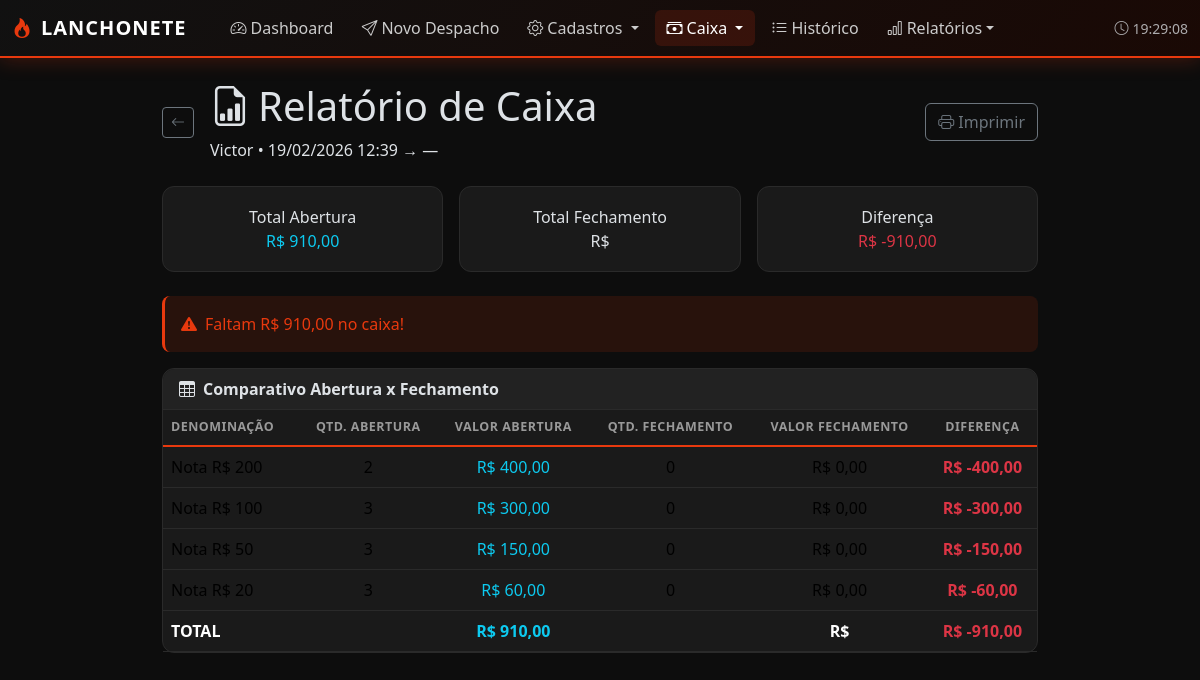
The page /caixa/1/relatorio/ on the database its author committed.
### caixa/models.py (models this page shows, shortened)
class Caixa(models.Model):
    STATUS_CHOICES = [
        ('aberto', 'Aberto'),
        ('fechado', 'Fechado'),
    ]
    data_abertura = models.DateTimeField(default=timezone.now)
    data_fechamento = models.DateTimeField(null=True, blank=True)
    responsavel = models.CharField(max_length=100, default='Operador')
    status = models.CharField(max_length=10, choices=STATUS_CHOICES, default='aberto')
    observacoes = models.TextField(blank=True)
    total_abertura = models.DecimalField(max_digits=12, decimal_places=2, default=0)
    total_fechamento = models.DecimalField(max_digits=12, decimal_places=2, null=True, blank=True)
    class Meta:
        verbose_name = 'Caixa'
        verbose_name_plural = 'Caixas'
        ordering = ['-data_abertura']

### caixa/views.py (the view)
# urls.py: path('<int:pk>/relatorio/', views.caixa_relatorio, name='relatorio'),
def caixa_relatorio(request, pk):
    caixa = get_object_or_404(Caixa, pk=pk)
    contas_abertura = list(caixa.contas.filter(tipo='abertura'))
    contas_fechamento = list(caixa.contas.filter(tipo='fechamento'))
    abertura_map = {c.denominacao: c for c in contas_abertura}
    fechamento_map = {c.denominacao: c for c in contas_fechamento}
    comparacao = []
    for cod, label, valor in DENOMINACOES:
        a = abertura_map.get(cod)
        f = fechamento_map.get(cod)
        if a or f:
            qtd_a = a.quantidade if a else 0
            qtd_f = f.quantidade if f else 0
            comparacao.append({
                'label': label,
                'valor': valor,
                'qtd_abertura': qtd_a,
                'qtd_fechamento': qtd_f,
                'sub_abertura': qtd_a * valor,
                'sub_fechamento': qtd_f * valor,
                'diferenca': (qtd_f - qtd_a) * valor,
            })
    diferenca = (caixa.total_fechamento or 0) - caixa.total_abertura
    context = {
        'caixa': caixa,
        'comparacao': comparacao,
        'diferenca': diferenca,
    }
    return render(request, 'caixa/relatorio.html', context)

### templates/caixa/relatorio.html (shortened to what this page needs)
{% extends 'base.html' %}
{% block nav_caixa %}active{% endblock %}
{% block content %}
<div class="container py-4" style="max-width:900px">
    <div class="d-flex align-items-center gap-3 mb-4">
        <a href="{% url 'caixa:lista' %}" class="btn btn-sm btn-outline-secondary"><i class="bi bi-arrow-left"></i></a>
        <div class="flex-grow-1">
            <h1 class="page-title"><i class="bi bi-file-earmark-bar-graph me-2" style="color:var(--vermelho)"></i>Relatório de Caixa</h1>
            <p class="page-subtitle mb-0">{{ caixa.responsavel }} &bull; {{ caixa.data_abertura|date:"d/m/Y H:i" }} → {% if caixa.data_fechamento %}{{ caixa.data_fechamento|date:"H:i" }}{% else %}—{% endif %}</p>
        </div>
        <button onclick="window.print()" class="btn btn-outline-secondary"><i class="bi bi-printer me-1"></i>Imprimir</button>
    </div>
    <div class="row g-3 mb-4">
        <div class="col-md-4">
            <div class="stat-card text-center">
                <div class="stat-label">Total Abertura</div>
                <div class="stat-value text-info">R$ {{ caixa.total_abertura|floatformat:2 }}</div>
            </div>
        </div>
        <div class="col-md-4">
            <div class="stat-card text-center">
                <div class="stat-label">Total Fechamento</div>
                <div class="stat-value">R$ {{ caixa.total_fechamento|floatformat:2 }}</div>
            </div>
        </div>
        <div class="col-md-4">
            <div class="stat-card text-center {% if diferenca < 0 %}danger{% endif %}">
                <div class="stat-label">Diferença</div>
                <div class="stat-value {% if diferenca >= 0 %}text-success{% else %}text-danger{% endif %}">
                    {% if diferenca >= 0 %}+{% endif %}R$ {{ diferenca|floatformat:2 }}
                </div>
            </div>
        </div>
    </div>
    {% if diferenca == 0 %}
    <div class="alert alert-success mb-3"><i class="bi bi-check-circle-fill me-2"></i>Caixa fechado sem diferenças. Tudo confere!</div>
    {% elif diferenca > 0 %}
    <div class="alert alert-warning mb-3"><i class="bi bi-exclamation-triangle me-2"></i>Sobram R$ {{ diferenca|floatformat:2 }} no caixa.</div>
    {% else %}
    <div class="alert alert-danger mb-3"><i class="bi bi-exclamation-triangle-fill me-2"></i>Faltam R$ {{ diferenca|floatformat:2|slice:"1:" }} no caixa!</div>
    {% endif %}
    {% if comparacao %}
    <div class="card">
        <div class="card-header"><i class="bi bi-table me-2"></i>Comparativo Abertura x Fechamento</div>
        <div class="card-body p-0">
            <div class="table-responsive">
                <table class="table mb-0">
                    <thead>
                        <tr>
                            <th>Denominação</th>
                            <th class="text-center">Qtd. Abertura</th>
                            <th class="text-center">Valor Abertura</th>
                            <th class="text-center">Qtd. Fechamento</th>
                            <th class="text-center">Valor Fechamento</th>
                            <th class="text-center">Diferença</th>
                        </tr>
                    </thead>
                    <tbody>
                        {% for row in comparacao %}
                        <tr class="{% if row.diferenca != 0 %}{% if row.diferenca < 0 %}table-danger bg-opacity-10{% else %}table-success bg-opacity-10{% endif %}{% endif %}">
                            <td>{{ row.label }}</td>
                            <td class="text-center">{{ row.qtd_abertura }}</td>
                            <td class="text-center text-info">R$ {{ row.sub_abertura|floatformat:2 }}</td>
                            <td class="text-center">{{ row.qtd_fechamento }}</td>
                            <td class="text-center">R$ {{ row.sub_fechamento|floatformat:2 }}</td>
                            <td class="text-center fw-bold {% if row.diferenca >= 0 %}text-success{% else %}text-danger{% endif %}">
                                {% if row.diferenca >= 0 %}+{% endif %}R$ {{ row.diferenca|floatformat:2 }}
                            </td>
                        </tr>
                        {% endfor %}
                    </tbody>
                    <tfoot class="fw-bold">
                        <tr>
                            <td>TOTAL</td>
                            <td></td>
                            <td class="text-center text-info">R$ {{ caixa.total_abertura|floatformat:2 }}</td>
                            <td></td>
                            <td class="text-center">R$ {{ caixa.total_fechamento|floatformat:2 }}</td>
                            <td class="text-center {% if diferenca >= 0 %}text-success{% else %}text-danger{% endif %}">
                                {% if diferenca >= 0 %}+{% endif %}R$ {{ diferenca|floatformat:2 }}
                            </td>
                        </tr>
                    </tfoot>
                </table>
            </div>
        </div>
    </div>
    {% endif %}
</div>
{% endblock %}

### templates/base.html (style rules this page uses)
:root { --verm: #e8390e; --verm-dk: #b82e0b; --verm-glow: rgba(232, 57, 14, 0.25); --bg: #0d0d0d; --card: #1a1a1a; --card2: #222; --border: #2a2a2a; --muted: #777; }
body { background: var(--bg); font-family: 'Segoe UI', system-ui, sans-serif; }
.card { background: var(--card); border: 1px solid var(--border); border-radius: 12px; }
.card-header { background: var(--card2); border-bottom: 1px solid var(--border); border-radius: 12px 12px 0 0 !important; font-weight: 600; }
.stat-card { background: var(--card); border: 1px solid var(--border); border-radius: 12px; padding: 18px; transition: 0.2s; }
.table { color: #ddd; }
.table > :not(caption) > * > * { background: transparent !important; border-color: var(--border); }
.table thead th { color: #999; font-weight: 600; font-size: 0.78rem; text-transform: uppercase; letter-spacing: 0.5px; border-bottom: 2px solid var(--verm) !important; }
.alert { border: none; border-radius: 8px; }
.alert-danger { background: rgba(232, 57, 14, 0.12); color: #e8390e; border-left: 3px solid var(--verm); }

### rows shown on the page
Caixa: responsavel "Victor", data_abertura "19/02/2026 12:39", total_abertura "910,00"

### other values the page prints
{{ diferenca|floatformat:2 }} "-910,00"
{{ diferenca|floatformat:2|slice:"1:" }} "910,00"
{{ row.label }} "Nota R$ 200" "Nota R$ 100" "Nota R$ 50" "Nota R$ 20"
{{ row.qtd_abertura }} "2" "3" "3" "3"
{{ row.sub_abertura|floatformat:2 }} "400,00" "300,00" "150,00" "60,00"
{{ row.qtd_fechamento }} "0" "0" "0" "0"
{{ row.sub_fechamento|floatformat:2 }} "0,00" "0,00" "0,00" "0,00"
{{ row.diferenca|floatformat:2 }} "-400,00" "-300,00" "-150,00" "-60,00"
